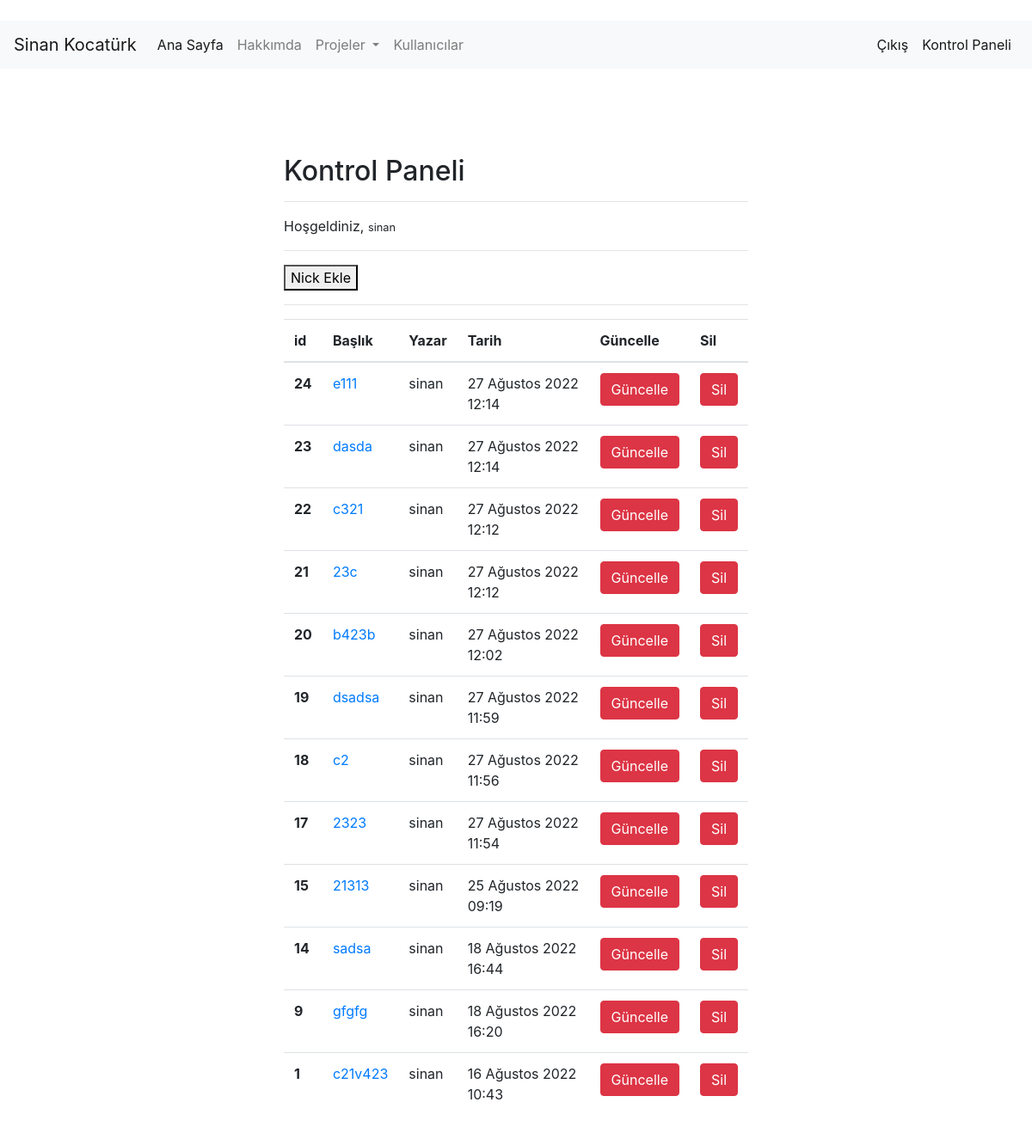
The page /nick/dashboard/ (signed in) on the database as committed earlier.
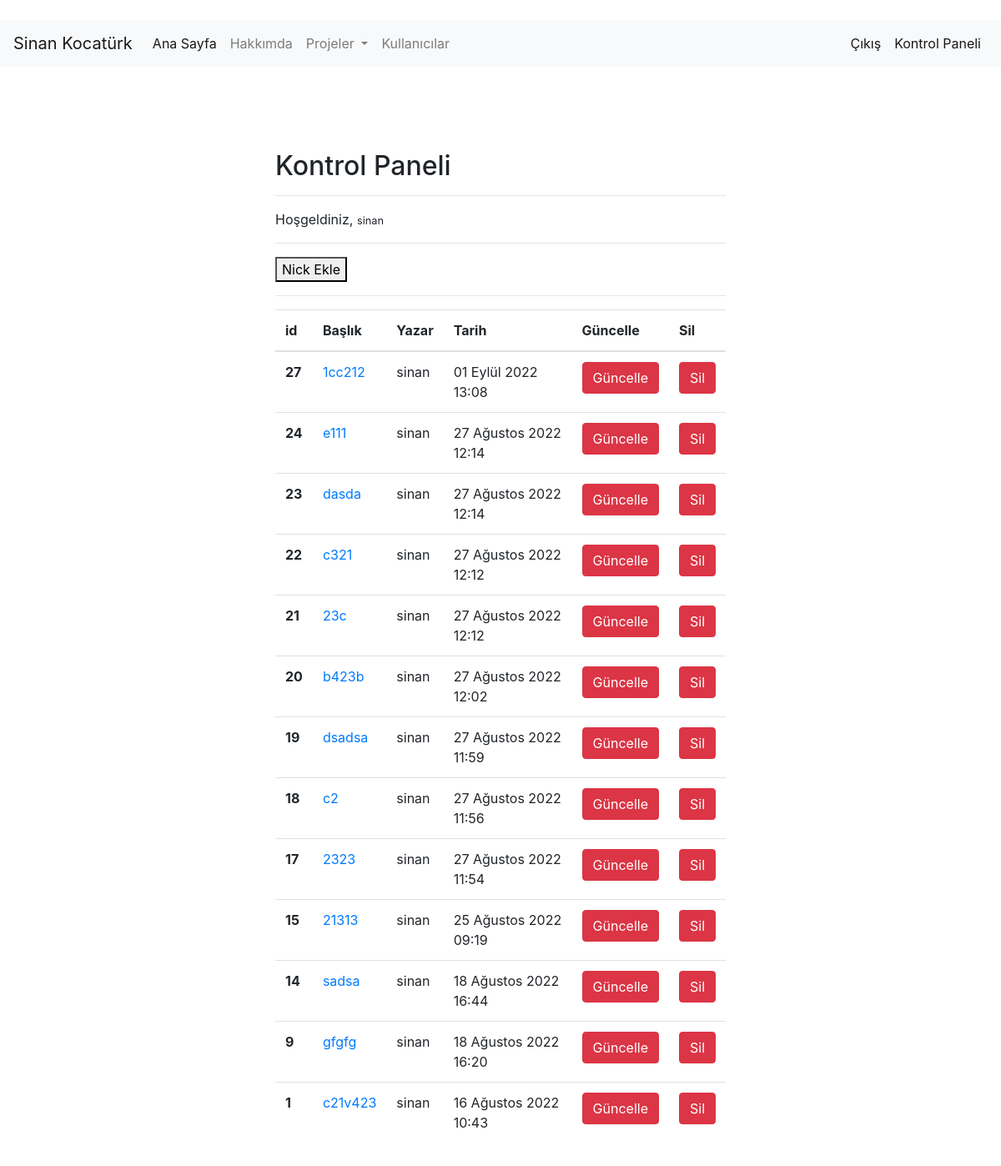
The same page on the database as committed later.
### nick/models.py (models this page shows, shortened)
class Nick(models.Model):
    author = models.ForeignKey("auth.User",on_delete = models.CASCADE,verbose_name = "Yazar ")
    title = models.CharField(max_length = 17,verbose_name = "Server ")
    """content = models.CharField(max_length = 20,verbose_name = "Nick ") """
    content = RichTextField()
    created_date = models.DateTimeField(auto_now_add=True,verbose_name="Oluşturulma Tarihi")
    article_image = models.FileField(blank = True,null = True,verbose_name="Makaleye Fotoğraf Ekleyin")
    class Meta:
       ordering = ['-created_date']

### nick/views.py (the view)
# urls.py: path('dashboard/', views.dashboard,name= "dashboard"),
@login_required(login_url="user:login")
def dashboard(request):
    form = Nick.objects.filter(author=request.user)
    context = {
        "form" : form
    }
    return render(request,"dashboard.html",context)

### templates/dashboard.html
{% extends 'layout.html' %}
{% load crispy_forms_tags %}
{% block body %}
<div class="row">
    <div class="col-md-6 offset-md-3">
        <h2>Kontrol Paneli</h2>
        <hr>
        <p>Hoşgeldiniz, <small>{{request.user.username}} </small></p>  <hr>
    <a href="/nick/addnick">
            <button>Nick Ekle</button>
        </a>  <hr>
            {% if form %}
            <table class="table">
                    <thead>
                    <tr>
                        <th scope="col">id</th>
                        <th scope="col">Başlık</th>
                        <th scope="col">Yazar</th>
                        <th scope="col">Tarih</th>
                        <th scope="col">Güncelle</th>
                        <th scope="col">Sil</th>
                    </tr>
                    </thead>
                    <tbody>
                    {% for nick in form %}
                    <tr>
                        <th scope="row">{{nick.id}}</th>
                        <td><a href="{% url 'nick:detail' nick.id %}">{{nick.title}}</a></td>
                        <td>{{nick.author.username}}</td>
                        <td>{{nick.created_date}}</td>
                        <td><a href="{% url 'nick:update' nick.id %}" class = "btn btn-danger">Güncelle</a></td>
                        <td><a href="{% url 'nick:delete' nick.id %}" class = "btn btn-danger">Sil</a> </td>
                    </tr>
                    {% endfor %}
                    </tbody>
                </table>
            {% else %}
            <div class = "alert alert-danger">
                Henüz bir makaleniz bulunmuyor...
            </div>
            {% endif %}
            <br>
    </div>
</div>
{% endblock  %}

Rows that differ between the two databases and show on the page:
added Nick: id "27", title "1cc212", author.username "sinan", created_date "01 Eylül 2022 13:08"
